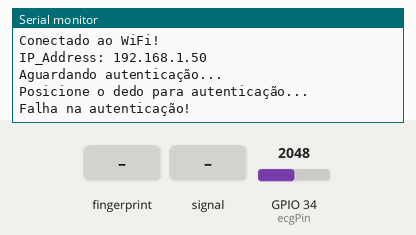
Bench run of a sketch on a simulated ESP32. On the bench: the last lines printed to the serial monitor. Inputs (shaded band) come from the test bench; at power-on: GPIO 34 (ecgPin) = 2048. WiFi joins after 1.5 s; servers stay silent unless stated; uploads are accepted with an empty reply.

Above: at 4.2 s.
4.3 s: finger stored as number 1 placed on the sensor
At 5.59 s:
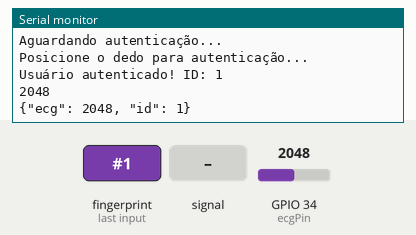
6.9 s: GPIO 34 (ecgPin) fed a 200 Hz sine of ±327 counts around its level
At 7.09 s:
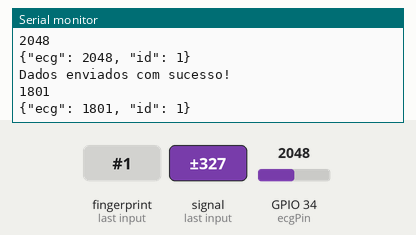
8.4 s: GPIO 34 (ecgPin) set to 2866
At 8.59 s:
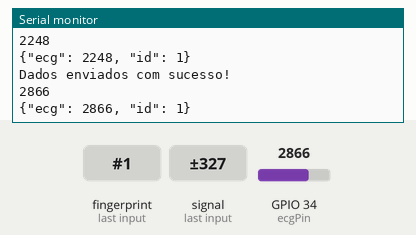
9.9 s: GPIO 34 (ecgPin) fed a 1000 Hz sine of ±1023 counts around its level
At 10.09 s:
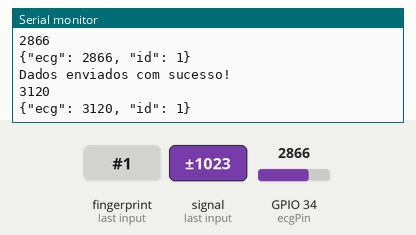
11.4 s: GPIO 34 (ecgPin) set to 3603
At 11.6 s:
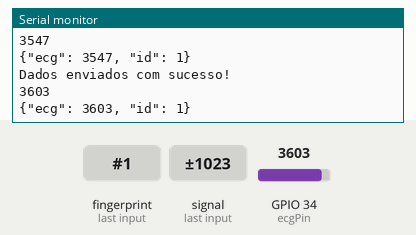
Timing chart, 0 to 13.9 s (numbered marks = the images above; inputs shaded):
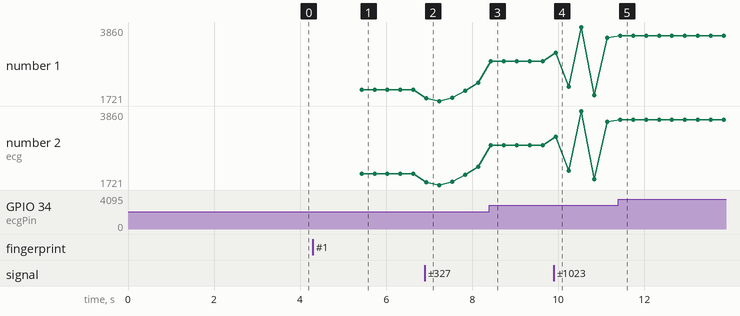

The sketch:

codigo_esp.ino
```cpp
#include <WiFi.h>
#include <HTTPClient.h>
#include <Adafruit_Fingerprint.h>
#include <HardwareSerial.h>

// Configurações do Wi-Fi
const char* ssid = "REDE";  // Substitua pelo seu SSID
const char* password = "PASS";  // Substitua pela sua senha Wi-Fi

// Configurações do ECG
int ecgPin = 34;  // Pino onde o sensor AD8232 está conectado
int valorECG = 0; // Variável para armazenar o valor do ECG
String servidorURL = "http://172.22.68.45:5000/dados";  // URL do servidor Flask

// Configurações da Biometria
HardwareSerial mySerial(1);  // Usando UART1 no ESP32 (GPIO16, GPIO17)
Adafruit_Fingerprint finger = Adafruit_Fingerprint(&mySerial);
bool autenticado = false;  // Variável para controlar se o usuário está autenticado
int userId = -1;  // Variável para armazenar o ID do usuário autenticado

void setup() {
  Serial.begin(115200);

  // Inicializa a comunicação com o sensor de biometria
  mySerial.begin(57600, SERIAL_8N1, 16, 17);
  finger.begin(57600);
  if (!finger.verifyPassword()) {
    Serial.println("Erro: Sensor de biometria não detectado!");
    while (1);
  }

  // Conecta ao Wi-Fi
  WiFi.begin(ssid, password);
  while (WiFi.status() != WL_CONNECTED) {
    delay(1000);
    Serial.println("Conectando ao WiFi...");
  }
  Serial.println("Conectado ao WiFi!");
  Serial.print("IP_Address: ");
  Serial.println(WiFi.localIP());
}

void loop() {

  if (!autenticado) {
    Serial.println("Aguardando autenticação...");
    userId = verificarDigital();  // Tenta autenticar o usuário

    if (userId > 0) {
      Serial.print("Usuário autenticado! ID: ");
      Serial.println(userId);
      autenticado = true;  // Usuário autenticado com sucesso
    } else {
      Serial.println("Falha na autenticação!");
      delay(2000);  // Aguarda 2 segundos antes de tentar novamente
    }
  }

  if (autenticado) {
    // Leitura do ECG
    valorECG = analogRead(ecgPin);
    Serial.println(valorECG);

    // Criar JSON com os dados do ECG e o ID do usuário
    String jsonPayload = "{\"ecg\": " + String(valorECG) + ", \"id\": " + String(userId) + "}";
    Serial.println(jsonPayload);

    // Enviar dados para o servidor
    if (WiFi.status() == WL_CONNECTED) {
      HTTPClient http;
      http.begin(servidorURL);
      http.addHeader("Content-Type", "application/json");
      int httpResponseCode = http.POST(jsonPayload);

      if (httpResponseCode > 0) {
        Serial.println("Dados enviados com sucesso!");
      } else {
        Serial.println("Erro ao enviar dados: " + String(httpResponseCode));
      }
      http.end();
    }
    delay(100);  // Delay para a próxima leitura
  }
}

// Função para verificar a digital
int verificarDigital() {
  Serial.println("Posicione o dedo para autenticação...");
  int resultado = finger.getImage();

  if (resultado != FINGERPRINT_OK) return -1;

  resultado = finger.image2Tz();
  if (resultado != FINGERPRINT_OK) return -1;

  resultado = finger.fingerFastSearch();
  if (resultado == FINGERPRINT_OK) {
    return finger.fingerID;  // Retorna o ID do usuário autenticado
  }

  return -1;  // Falha na autenticação
}
```

Measured:
- after the input at 4.3 s, the serial monitor: prints a new line after 1.1 s (image 1)
- after the input at 6.9 s, the serial monitor: prints a new line at once (image 2)
- after the input at 8.4 s, the serial monitor: prints a new line at once (image 3)
- after the input at 9.9 s, the serial monitor: prints a new line at once (image 4)
- after the input at 11.4 s, the serial monitor: prints a new line at once (image 5)
- plotted number 1: 2048 → 2248 after the input at 6.9 s, 2248 → 2866 after the input at 8.4 s, 2866 → 3547 after the input at 9.9 s, 3547 → 3603 after the input at 11.4 s
- plotted number 2: 2048 → 2248 after the input at 6.9 s, 2248 → 2866 after the input at 8.4 s, 2866 → 3547 after the input at 9.9 s, 3547 → 3603 after the input at 11.4 s
